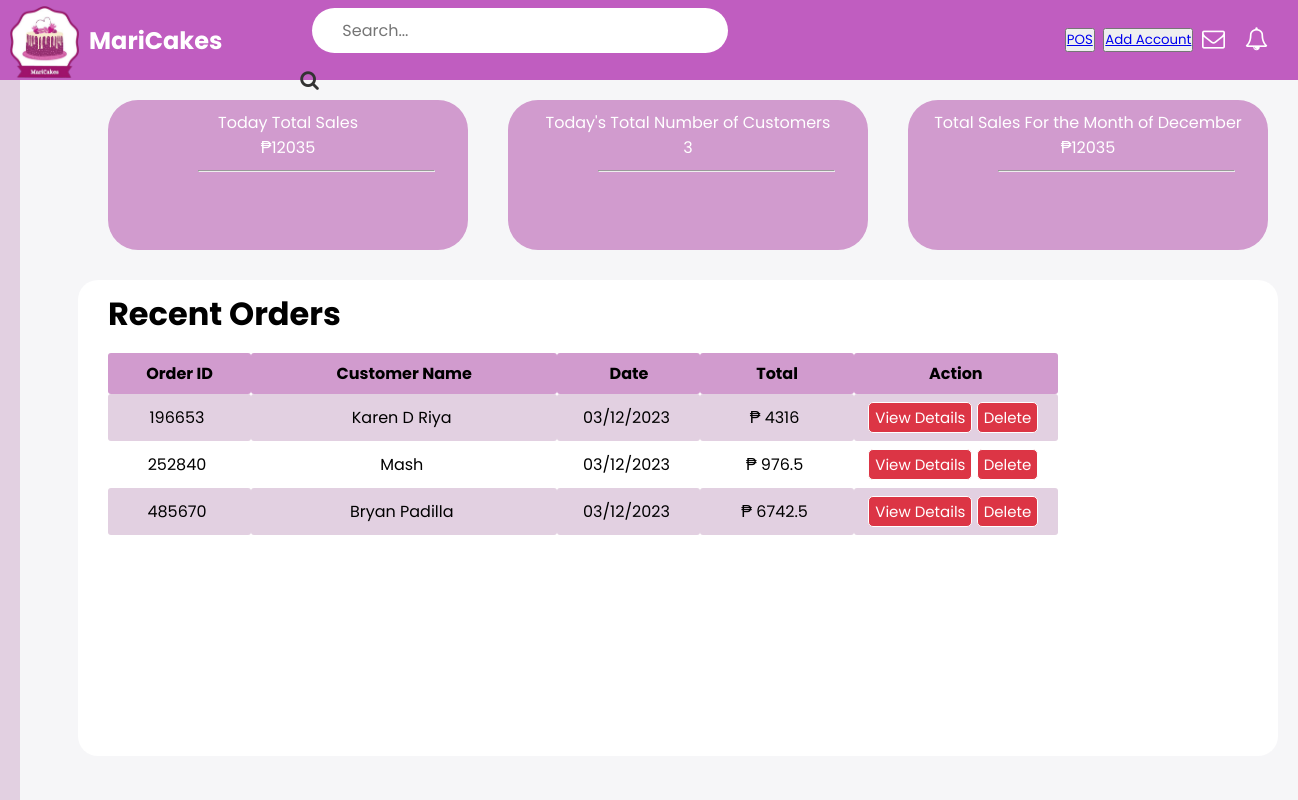
Page /php/recent_orders.php (signed in) on the committed database.
### tables this page shows
CREATE TABLE `recent_orders` (
  `r_id` int(11) NOT NULL,
  `order_id` int(255) NOT NULL,
  `customer_id` int(255) NOT NULL,
  `date_created` varchar(255) NOT NULL,
  `total` float NOT NULL
);

CREATE TABLE `customers` (
  `customer_id` int(255) NOT NULL,
  `cname` varchar(255) NOT NULL
);

### php/recent_orders.php (the view, shortened to what this page needs)
<?php
include_once "../process/db.php";
include_once "header.php";
if (isset($_SESSION['username'])) {
	$sql = "SELECT * FROM recent_orders";
	$all_transaction = $conn->query($sql);
	?>
	<body>
		<div class="navbar">
			<div class="navbar-left">
				<img src="../assets/img/logo.png">
				<h2>MariCakes</h2>
				<div class="search-bar">
					<input type="text" placeholder="Search...">
					<i class="fa fa-search"></i>
				</div>
			</div>
			<div class="navbar-right">
			<button type="submit" id="search-form"><a href="../php/main.php">POS</a></button>&nbsp;&nbsp;
        <button type="submit" id="search-form"><a href="../php/register.php">Add Account</a></button>&nbsp;&nbsp;
				<div class="message-icon">
					<i class="fa fa-envelope-o"></i>
				</div>
				<div class="notification-icon">
					<i class="fa fa-bell-o"></i>
				</div>
			</div>
		</div>
		<div class="content">
			<div class="left-sidebar">
			</div>
			<div class="right-content">
				<div class="analytics">
				<?php include_once "../process/get_analytics_data.php"; ?>
				<?php include_once "../process/get_customer_today.php"; ?>
				<?php include_once "../process/get_month_sale.php"; ?>
				</div>
				<div class="table-recent_orders">
					<h1>Recent Orders</h1>
					<table class="tbl-orders">
						<tr>
							<th class="tbl-header">Order ID</th>
							<th class="tbl-header">Customer Name</th>
							<th class="tbl-header">Date</th>
							<th class="tbl-header">Total</th>
							<th class="tbl-header">Action</th>
						</tr>
						<?php
						if (mysqli_num_rows($all_transaction) == 0) {
							?>
							<tr>
								<td class="tbl-id">No Data</td>
								<td class="tbl-name">No Data</td>
								<td class="tbl-date">No Data</td>
								<td class="tbl-total">No Data</td>
								<td class="tbl-col-4">No Data</td>
							</tr>
							<?php
						} else {
							while ($row = mysqli_fetch_assoc($all_transaction)) {
								$customer_id = $row["customer_id"];
								$customer_query = "SELECT cname FROM customers WHERE customer_id = $customer_id";
								$customer_result = $conn->query($customer_query);
								if ($customer_result && $customer_result->num_rows > 0) {
									$customer_data = $customer_result->fetch_assoc();
									$customer_name = $customer_data["cname"];
								}
								?>
								<tr>
									<td class="tbl-id">
										<?php echo $row["order_id"]; ?>
									</td>
									<td class="tbl-name">
										<?php echo $customer_name; ?>
									</td>
									<td class="tbl-date">
										<?php echo $row["date_created"]; ?>
									</td>
									<td class="tbl-total">₱
										<?php echo $row["total"]; ?>
									</td>
									<td class="tbl-col-4">
										<button class="delete edit-recent-order" onclick="openModals()"
											data-product-id="<?php echo $row["order_id"]; ?>">View Details</button>
										<button class="delete delete-recent-order"
											data-product-id="<?php echo $row["order_id"]; ?>">Delete</button>
									</td>
								</tr>
								<?php
							}
						}
						?>
					</table>
				</div>
	</body>
	</html>
	<?php
} else {
	header("Location: ../index.php");
	exit();
}
?>

### assets/css/style.css (style rules this page uses)
* { box-sizing: border-box; margin: 0; font-family: 'Poppins', sans-serif; }
.navbar { background: #c05dc0; justify-content: space-between; color: #333; display: flex; align-items: center; padding: 10px; height: 80px; }
.navbar img { width: 8%; margin-top: 4px; }
.navbar h2 { color: #fff; margin: 10px; }
.navbar-right i { font-size: 23px; color: #fff; }
.navbar .navbar-right { display: flex; align-items: center; }
.navbar .navbar-left { display: flex; align-items: center; }
.notification-icon { margin: 0 20px; }
.search-bar { align-items: center; }
.search-bar input[type="text"] { position: relative; padding: 10px 41px; border: 1px #c05dc0; border-radius: 50px; font-size: 16px; left: 40px; }
.search-bar i { position: relative; top: 11px; left: 73px; float: left; font-size: 20px; border: 1px; }
tbody td { padding-left: 3px; }
th:first-child { width: 308px; text-align: left; border-radius: 8px 0px 0px 0px; overflow-x: hidden; }
th:last-child { width: 77px; text-align: center; border-radius: 0px 8px 0px 0px; }
td:last-child { text-align: center; }

### assets/css/style_add.css (style rules this page uses)
* { margin: 0; padding: 0; font-family: 'Poppins', sans-serif; }
body { background: #f3f3f6b5; }
.content { display: flex; }
.left-sidebar { background-color: #e2d0e1; width: 250px; height: 90vh; }
.tbl-orders { width: 950px; max-width: 100%; border-collapse: collapse; text-align: center; margin-top: 30px; }
.tbl-orders tr:nth-child(even) { background-color: #e2d0e1; }
.cont-products-table th, .cont-products-table td, .tbl-orders th, .tbl-orders td { text-align: center; border-radius: 3px; }
th { padding: 8px; }
td { padding: 8px; }
.tbl-col-4 { width: 200px; }
.tbl-col-4 .delete { padding: 3px 6px; color: white; font-size: 15px; border: 1px solid; background: #dc3545; transition: 0.3s; border-radius: 5px; }
th:first-child { width: 140px; }
.right-content { padding: 20px; margin-left: 38px; }
.analytics { position: relative; display: flex; left: 30px; }
.table-recent_orders { padding: 10px 30px; margin-top: 20px; background: #fff; border-radius: 20px; overflow-y: scroll; height: 70%; }
.tbl-orders { margin-top: 15px; }
.tbl-header { background: #d19bce; }
.tbl-id { width: 120px; }
.tbl-name { width: 300px; }
.tbl-date { width: 140px; }
.tbl-total { width: 150px; }

### assets/css/addproduct.css (style rules this page uses)
* { box-sizing: border-box; margin: 0; font-family: 'Poppins', sans-serif; }
.navbar { background: #c05dc0; justify-content: space-between; color: #333; display: flex; align-items: center; padding: 10px; height: 80px; }
.navbar img { width: 8%; margin-top: 4px; }
.navbar h2 { color: #fff; margin: 10px; }
.navbar-right i { font-size: 23px; color: #fff; }
.navbar .navbar-right { display: flex; align-items: center; }
.navbar .navbar-left { display: flex; align-items: center; }
.notification-icon { margin: 0 20px; }
.search-bar { align-items: center; }
.search-bar input[type="text"] { padding: 10px 30px; border: 1px #c05dc0; border-radius: 50px; font-size: 16px; margin-left: 40px; }
.search-bar i { top: 9px; left: 68px; float: left; position: relative; font-size: 20px; border: 1px; }
input[type=text],input[type=number],select { width: 100%; padding: 12px 20px; margin: 8px 0; display: block; border: 1px solid #ccc; border-radius: 4px; box-sizing: border-box; }

### rows in the picture
recent_orders: order "196653", customer.cname "Karen D Riya", date_created "03/12/2023", total "4316"
recent_orders: order "252840", customer.cname "Mash", date_created "03/12/2023", total "976.5"
recent_orders: order "485670", customer.cname "Bryan Padilla", date_created "03/12/2023", total "6742.5"

### other values in the picture
$totalSum "12035"
$customerCount "3"
$totalSum1 "12035"
